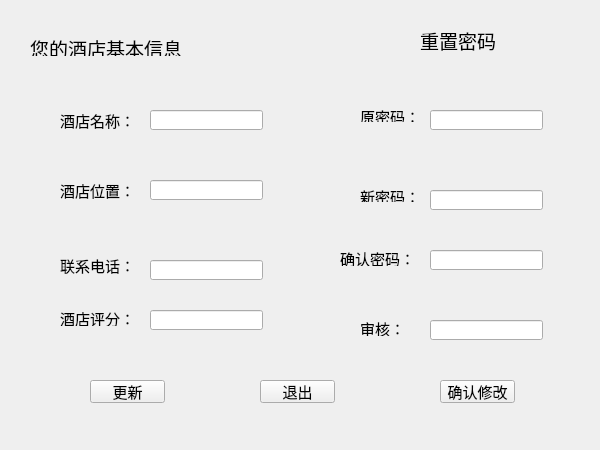
<?xml version="1.0" encoding="UTF-8"?>
<ui version="4.0">
 <class>changeholtelwindow</class>
 <widget class="QWidget" name="changeholtelwindow">
  <property name="geometry">
   <rect>
    <x>0</x>
    <y>0</y>
    <width>600</width>
    <height>450</height>
   </rect>
  </property>
  <property name="font">
   <font>
    <family>华文行楷</family>
    <pointsize>11</pointsize>
   </font>
  </property>
  <property name="windowTitle">
   <string>Form</string>
  </property>
  <widget class="QPushButton" name="freshbutton">
   <property name="geometry">
    <rect>
     <x>90</x>
     <y>380</y>
     <width>75</width>
     <height>23</height>
    </rect>
   </property>
   <property name="font">
    <font>
     <family>华文行楷</family>
     <pointsize>11</pointsize>
    </font>
   </property>
   <property name="text">
    <string>更新</string>
   </property>
  </widget>
  <widget class="QPushButton" name="exitbutton">
   <property name="geometry">
    <rect>
     <x>260</x>
     <y>380</y>
     <width>75</width>
     <height>23</height>
    </rect>
   </property>
   <property name="font">
    <font>
     <family>华文行楷</family>
     <pointsize>11</pointsize>
    </font>
   </property>
   <property name="text">
    <string>退出</string>
   </property>
  </widget>
  <widget class="QLabel" name="label">
   <property name="geometry">
    <rect>
     <x>60</x>
     <y>100</y>
     <width>211</width>
     <height>41</height>
    </rect>
   </property>
   <property name="font">
    <font>
     <family>华文行楷</family>
     <pointsize>11</pointsize>
    </font>
   </property>
   <property name="text">
    <string>酒店名称：</string>
   </property>
  </widget>
  <widget class="QLabel" name="label_2">
   <property name="geometry">
    <rect>
     <x>60</x>
     <y>180</y>
     <width>161</width>
     <height>21</height>
    </rect>
   </property>
   <property name="font">
    <font>
     <family>华文行楷</family>
     <pointsize>11</pointsize>
    </font>
   </property>
   <property name="text">
    <string>酒店位置：</string>
   </property>
  </widget>
  <widget class="QLabel" name="label_3">
   <property name="geometry">
    <rect>
     <x>60</x>
     <y>250</y>
     <width>101</width>
     <height>31</height>
    </rect>
   </property>
   <property name="font">
    <font>
     <family>华文行楷</family>
     <pointsize>11</pointsize>
    </font>
   </property>
   <property name="text">
    <string>联系电话：</string>
   </property>
  </widget>
  <widget class="QLineEdit" name="lineEdit">
   <property name="geometry">
    <rect>
     <x>150</x>
     <y>110</y>
     <width>113</width>
     <height>20</height>
    </rect>
   </property>
   <property name="font">
    <font>
     <family>华文行楷</family>
     <pointsize>11</pointsize>
    </font>
   </property>
   <property name="readOnly">
    <bool>true</bool>
   </property>
  </widget>
  <widget class="QLineEdit" name="lineEdit_2">
   <property name="geometry">
    <rect>
     <x>150</x>
     <y>180</y>
     <width>113</width>
     <height>20</height>
    </rect>
   </property>
   <property name="font">
    <font>
     <family>华文行楷</family>
     <pointsize>11</pointsize>
    </font>
   </property>
   <property name="readOnly">
    <bool>true</bool>
   </property>
  </widget>
  <widget class="QLineEdit" name="lineEdit_3">
   <property name="geometry">
    <rect>
     <x>150</x>
     <y>260</y>
     <width>113</width>
     <height>20</height>
    </rect>
   </property>
   <property name="font">
    <font>
     <family>华文行楷</family>
     <pointsize>11</pointsize>
    </font>
   </property>
   <property name="readOnly">
    <bool>true</bool>
   </property>
  </widget>
  <widget class="QLabel" name="label_4">
   <property name="geometry">
    <rect>
     <x>30</x>
     <y>40</y>
     <width>221</width>
     <height>16</height>
    </rect>
   </property>
   <property name="font">
    <font>
     <family>华文行楷</family>
     <pointsize>14</pointsize>
    </font>
   </property>
   <property name="text">
    <string>您的酒店基本信息</string>
   </property>
  </widget>
  <widget class="QLabel" name="label_5">
   <property name="geometry">
    <rect>
     <x>60</x>
     <y>310</y>
     <width>71</width>
     <height>16</height>
    </rect>
   </property>
   <property name="font">
    <font>
     <family>华文行楷</family>
     <pointsize>11</pointsize>
    </font>
   </property>
   <property name="text">
    <string>酒店评分：</string>
   </property>
  </widget>
  <widget class="QLineEdit" name="lineEdit_4">
   <property name="geometry">
    <rect>
     <x>150</x>
     <y>310</y>
     <width>113</width>
     <height>20</height>
    </rect>
   </property>
   <property name="font">
    <font>
     <family>华文行楷</family>
     <pointsize>11</pointsize>
    </font>
   </property>
   <property name="readOnly">
    <bool>true</bool>
   </property>
  </widget>
  <widget class="QLabel" name="label_6">
   <property name="geometry">
    <rect>
     <x>420</x>
     <y>30</y>
     <width>101</width>
     <height>21</height>
    </rect>
   </property>
   <property name="font">
    <font>
     <family>华文行楷</family>
     <pointsize>14</pointsize>
    </font>
   </property>
   <property name="text">
    <string>重置密码</string>
   </property>
  </widget>
  <widget class="QLabel" name="label_7">
   <property name="geometry">
    <rect>
     <x>360</x>
     <y>110</y>
     <width>54</width>
     <height>12</height>
    </rect>
   </property>
   <property name="text">
    <string>原密码：</string>
   </property>
  </widget>
  <widget class="QLabel" name="label_8">
   <property name="geometry">
    <rect>
     <x>360</x>
     <y>190</y>
     <width>54</width>
     <height>12</height>
    </rect>
   </property>
   <property name="text">
    <string>新密码：</string>
   </property>
  </widget>
  <widget class="QLabel" name="label_9">
   <property name="geometry">
    <rect>
     <x>340</x>
     <y>250</y>
     <width>71</width>
     <height>16</height>
    </rect>
   </property>
   <property name="text">
    <string>确认密码：</string>
   </property>
  </widget>
  <widget class="QLineEdit" name="lineEdit_5">
   <property name="geometry">
    <rect>
     <x>430</x>
     <y>110</y>
     <width>113</width>
     <height>20</height>
    </rect>
   </property>
   <property name="echoMode">
    <enum>QLineEdit::Password</enum>
   </property>
  </widget>
  <widget class="QLineEdit" name="lineEdit_6">
   <property name="geometry">
    <rect>
     <x>430</x>
     <y>190</y>
     <width>113</width>
     <height>20</height>
    </rect>
   </property>
   <property name="echoMode">
    <enum>QLineEdit::Password</enum>
   </property>
  </widget>
  <widget class="QLineEdit" name="lineEdit_7">
   <property name="geometry">
    <rect>
     <x>430</x>
     <y>250</y>
     <width>113</width>
     <height>20</height>
    </rect>
   </property>
   <property name="echoMode">
    <enum>QLineEdit::Password</enum>
   </property>
  </widget>
  <widget class="QPushButton" name="changepass">
   <property name="geometry">
    <rect>
     <x>440</x>
     <y>380</y>
     <width>75</width>
     <height>23</height>
    </rect>
   </property>
   <property name="text">
    <string>确认修改</string>
   </property>
  </widget>
  <widget class="QLabel" name="label_10">
   <property name="geometry">
    <rect>
     <x>360</x>
     <y>320</y>
     <width>121</width>
     <height>16</height>
    </rect>
   </property>
   <property name="text">
    <string>审核：</string>
   </property>
  </widget>
  <widget class="QLineEdit" name="lineEdit_8">
   <property name="geometry">
    <rect>
     <x>430</x>
     <y>320</y>
     <width>113</width>
     <height>20</height>
    </rect>
   </property>
   <property name="readOnly">
    <bool>true</bool>
   </property>
  </widget>
 </widget>
 <resources/>
 <connections>
  <connection>
   <sender>exitbutton</sender>
   <signal>clicked()</signal>
   <receiver>changeholtelwindow</receiver>
   <slot>close()</slot>
   <hints>
    <hint type="sourcelabel">
     <x>367</x>
     <y>361</y>
    </hint>
    <hint type="destinationlabel">
     <x>299</x>
     <y>224</y>
    </hint>
   </hints>
  </connection>
 </connections>
</ui>
